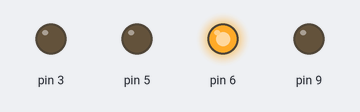
Recording of a sketch running on a simulated Arduino Uno, built with avr-gcc and run on an emulated ATmega328P. On the bench: output pins drawn as LEDs (lit = HIGH).

Above: at 0.1 s.
Timing chart, 0 to 1.6 s (numbered marks = the images above):
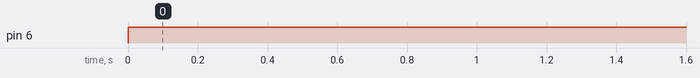

Measured:
- by itself, pin 6: LOW → HIGH at 0.00 s

The sketch:

motores.ino
```cpp
void setup(){
pinMode(3,OUTPUT);
pinMode(5,OUTPUT);
pinMode(6,OUTPUT);
pinMode(9,OUTPUT);


}

void loop(){
  //digitalWrite(3,HIGH);
  //digitalWrite(5,LOW);
  digitalWrite(6,HIGH);
  digitalWrite(9,LOW);


}
```
